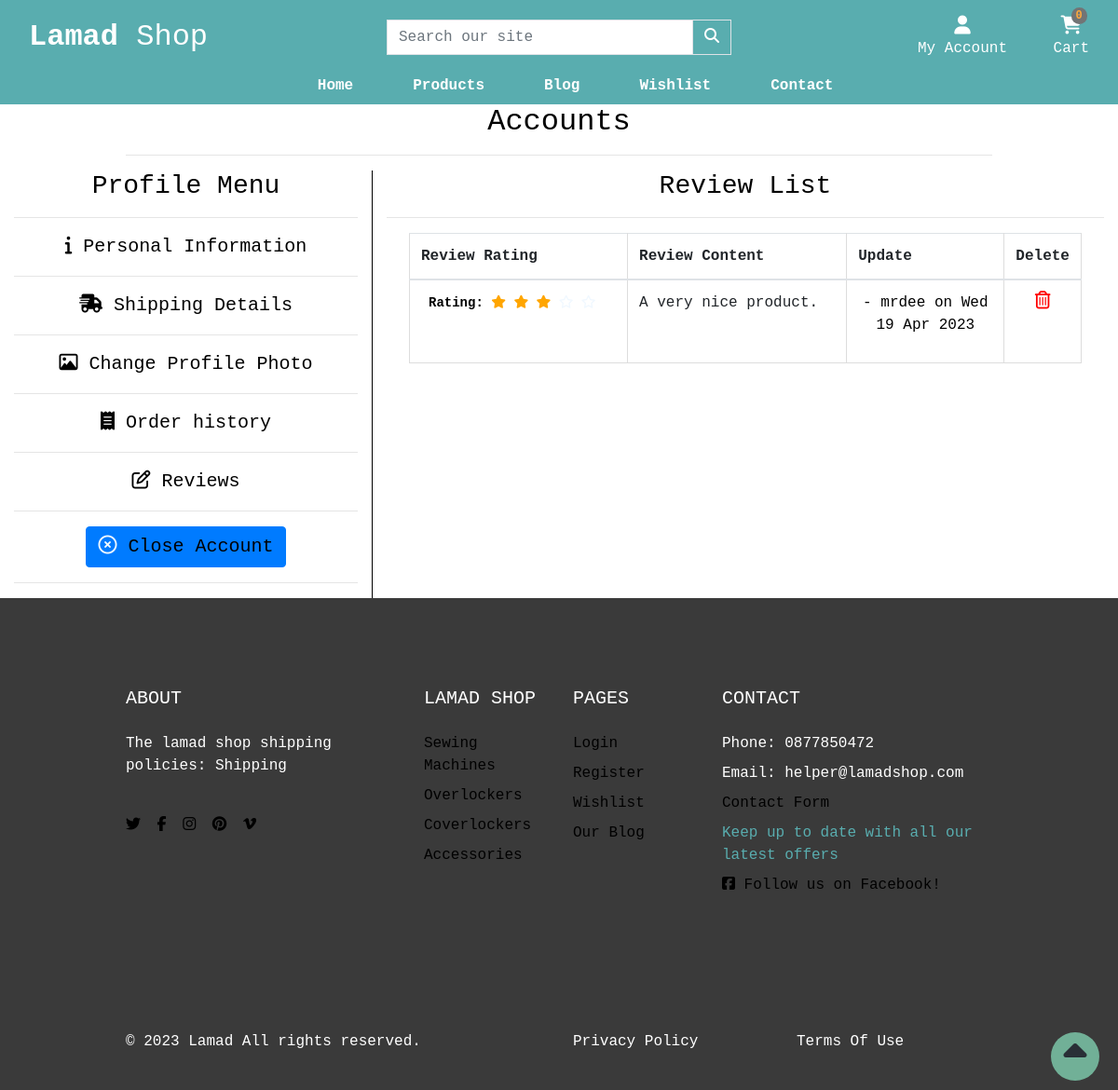
The app's page /account/reviews/ (signed in), older data.
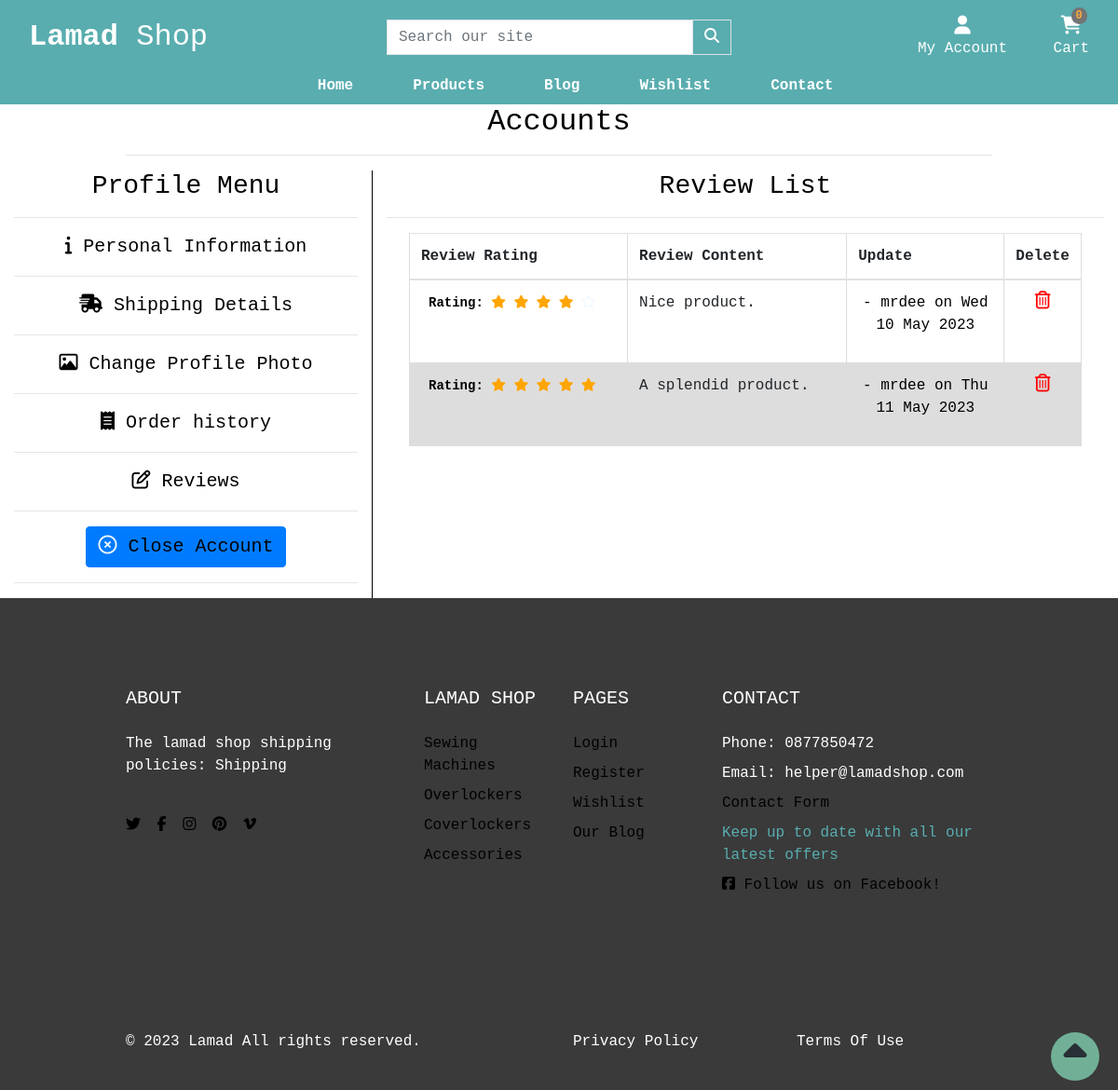
The same page, newer data.
### shop/models.py (models this page shows, shortened)
class Review(models.Model):
    product = models.ForeignKey(Product, on_delete=models.CASCADE)
    user = models.ForeignKey(
                             settings.AUTH_USER_MODEL,
                             on_delete=models.CASCADE
                             )
    rating = models.ForeignKey(Rating, on_delete=models.CASCADE)
    review = models.TextField(max_length=200, blank=True)
    created_at = models.DateTimeField(auto_now_add=True)

class Category(models.Model):
    name = models.CharField(max_length=100)
    slug = models.SlugField(max_length=100, unique=True)
    friendly_name = models.CharField(max_length=100, null=True, blank=True)
    description = models.TextField(max_length=250, blank=True)
    class Meta:
        verbose_name = 'category'
        verbose_name_plural = 'Categories'
    def get_absolute_url(self):
        return reverse('shop:products_by_category', args=[self.slug])

### account/models.py (models this page shows, shortened)
class CustomUser(AbstractUser):
    username = models.CharField(max_length=20, unique=True)
    email = models.EmailField(_('email address'), unique=True, max_length=100)
    is_email_verified = models.BooleanField(default=False)

### account/views.py (the view)
# urls.py: path('reviews/', review_list, name='reviews'),
@login_required
def review_list(request):
    reviews = Review.objects.filter(user=request.user).all()
    context = {'reviews': reviews}
    template_name = 'account/reviews.html'
    return render(request, template_name, context)

### cart/contexts.py (called while the page is built, shortened)
def cart_contents(request):
    cart_items = []
    total = 0
    product_count = 0
    cart = request.session.get('cart', {})
    if total < settings.FREE_DELIVERY_THRESHOLD:
        delivery = total * Decimal(settings.STANDARD_DELIVERY_PERCENTAGE / 100)
        free_delivery_delta = settings.FREE_DELIVERY_THRESHOLD - total
    else:
        delivery = 0
        free_delivery_delta = 0
    grand_total = delivery + total
    context = {
        'cart_items': cart_items,
        'total': total,
        'product_count': product_count,
        'delivery': delivery,
        'free_delivery_delta': free_delivery_delta,
        'free_delivery_threshold': settings.FREE_DELIVERY_THRESHOLD,
        'grand_total': grand_total,
    }
    return context

### shop/contexts.py (called while the page is built)
def nav_menu(request):
    menu = Category.objects.all()
    return dict(menu=menu)

### account/templates/account/reviews.html (shortened to what the changed rows need)
{% extends "base.html" %}
{% load static %}
{% block extra_css %}
    <link rel="stylesheet" href="{% static 'css/profile.css' %}">
    <link rel="stylesheet" href="{% static 'css/custom.css' %}">
{% endblock %}
{% block page_header %}
    <div class="container header-container">
        <div class="row">
            <div class="col text-center">
                <h2 class="text-black">Accounts</h2>
            </div>
        </div>
    </div>
{% endblock %}
{% block content %}
    <div class="container-fluid profile-container justify-content-space-around">
        <div class="row text-center">
            <div class="col-xs-12 col-md-8 profile-options-items">
                    <div class="row mr-4 ml-4">
                            <div class="table-whishlist table">
                                <table cellpadding="0" cellspacing="0" border="0" width="100%">
                                    <thead>
                                        <tr>
                                            <th width="35%">Review Rating</th>
                                            <th width="35%">Review Content</th>
                                            <th width="20%">Update</th>
                                            <th width="10%">Delete</th>
                                        </tr>
                                    </thead>
                        {% if reviews %}
                                    <tbody>
                        {% for review in reviews %}
                            <tr>
                                <td width="10%">
                                    <small class="text-muted ml-2">
                                        <strong>
                                            <span class="text-black"> Rating:</span>
                                            {% if review.rating.rating == 1 %}
                                            <i class="fa-solid fa-star fa-orange"></i>
                                            <i class="fa-regular fa-star"></i>
                                            <i class="fa-regular fa-star"></i>
                                            <i class="fa-regular fa-star"></i>
                                            <i class="fa-regular fa-star"></i>
                                            {% elif review.rating.rating == 2 %}
                                            <i class="fa-solid fa-star fa-orange"></i>
                                            <i class="fa-solid fa-star fa-orange"></i>
                                            <i class="fa-regular fa-star"></i>
                                            <i class="fa-regular fa-star"></i>
                                            <i class="fa-regular fa-star"></i>
                                            {% elif review.rating.rating == 3 %}
                                            <i class="fa-solid fa-star fa-orange"></i>
                                            <i class="fa-solid fa-star fa-orange"></i>
                                            <i class="fa-solid fa-star fa-orange"></i>
                                            <i class="fa-regular fa-star"></i>
                                            <i class="fa-regular fa-star"></i>
                                            {% elif review.rating.rating == 4 %}
                                            <i class="fa-solid fa-star fa-orange"></i>
                                            <i class="fa-solid fa-star fa-orange"></i>
                                            <i class="fa-solid fa-star fa-orange"></i>
                                            <i class="fa-solid fa-star fa-orange"></i>
                                            <i class="fa-regular fa-star"></i>
                                            {% else %}
                                            <i class="fa-solid fa-star fa-orange"></i>
                                            <i class="fa-solid fa-star fa-orange"></i>
                                            <i class="fa-solid fa-star fa-orange"></i>
                                            <i class="fa-solid fa-star fa-orange"></i>
                                            <i class="fa-solid fa-star fa-orange"></i>
                                            {% endif %}
                                        </strong>
                                    </small>
                                </td>
                                <td width="25%">{{ review.review }}</td>
                                <td width="25%" class="text-center">
                                    <a href="{% url 'account:edit_review' review.id %}">
                                    <p class="ml-10">  - {{ review.user.username }} on {{ review.created_at | date:"D d M Y" }}</p>
                                    </a>
                                </td>
                                <td class="text-center">
                                    <a href="#" class="trash-icon" data-toggle="modal" data-target="#reviewModal"><i class="far fa-trash-alt"></i></a>
                                </td>
                            </tr>
                        {% endfor %}
                        </tbody>
                        {% else %}
                            <p>No reviews yet done.</p>
                        {% endif %}
                        </table>
                        </div>
                    </div>
            </div>
        </div>
    </div>
{% endblock %}

### templates/base.html (shortened to what the changed rows need)
{% load static %}
<!doctype html>
<html lang="en">
  <head>
    {% block corecss %}
    <link rel="stylesheet" href="https://cdn.jsdelivr.net/npm/bootstrap@4.6.2/dist/css/bootstrap.min.css">
    <link rel="stylesheet" href="https://cdn.jsdelivr.net/npm/bootstrap-icons@1.10.3/font/bootstrap-icons.css">
    <link href="{% static 'css/base.css' %}" rel="stylesheet">
    {% endblock %}
    {% block extra_css %}{% endblock %}
  </head>
  <body>
    <header class="container-fluid">
        <div id="topnav" class="row nav-bg-color pt-lg-2 d-none d-lg-flex">
            <div class="col-12 col-lg-4 my-auto py-1 py-lg-0 text-center text-lg-left">
                <a href="{% url 'home:home' %}" class="nav-link main-logo-link">
                  <h2 class="logo-font text-white my-0"><strong>Lamad</strong> Shop</h2>
                </a>
            </div>
        </div>
    </header>
    {% block page_header %}
    {% endblock %}
    {% block content %}
    {% endblock %}
     <footer class="footer" style="background: #3a3a3a">
        <div class="py-5">
          <div class="container py-5">
            <div class="row gx-5 gy-4">
              <div class="col-lg-2 col-md-6">
                <ul class="list-unstyled text-sm fw-normal mb-0">
                  {% for category in menu %}
                  <li class="mb-1 pb-1"><a href="{{ category.get_absolute_url }}" class="reset-anchor">{{category.name}}</a></li>
                  {% endfor %}
                </ul>
              </div>
            </div>
          </div>
        </div>
      </footer>
  </body>
</html>

Row changes from the older to the newer data that the page shows:
removed Review: review "A very nice product.", user.username "mrdee", created_at "Wed 19 Apr 2023"
added Review: review "Nice product.", user.username "mrdee", created_at "Wed 10 May 2023"
added Review: review "A splendid product.", user.username "mrdee", created_at "Thu 11 May 2023"
